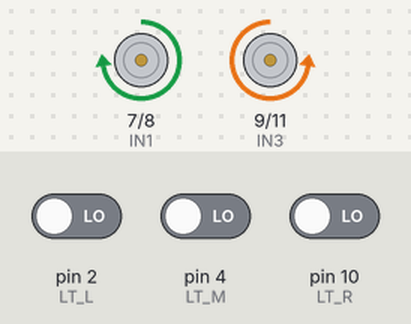
Simulated run of this sketch. Board: Arduino Uno, built with avr-gcc and run on an emulated ATmega328P. Parts: motor-driver pin pairs drawn as motors (green arrow = first pin HIGH = forward, orange = second pin HIGH = backward, longer = more drive, scaled by the enable pin). The test bench sets the inputs (shaded band); at power-on: pin 4 (LT_M) LOW, pin 10 (LT_R) LOW, pin 2 (LT_L) LOW.

Above: at 1.2 s.
1.3 s: pin 4 (LT_M) driven HIGH
At 2.2 s:
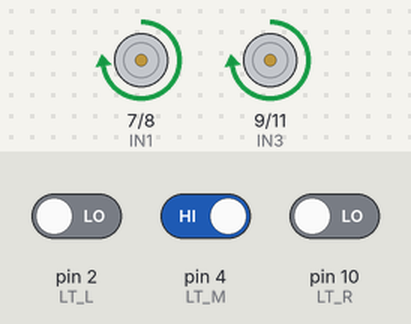
2.8 s: pin 10 (LT_R) driven HIGH
At 3.4 s:
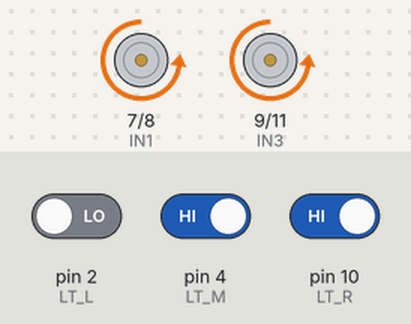
Timing chart, 0 to 5.8 s (numbered marks = the images above; inputs shaded):
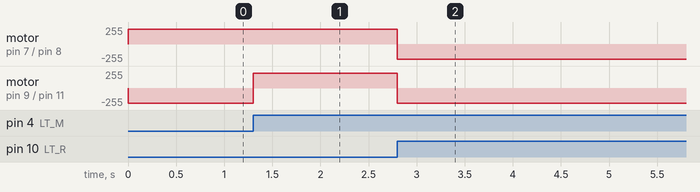

Measured:
- after the input at 1.3 s, motor on pin 9 (IN3) / pin 11 (IN4): backward 225/255 → forward 225/255 at once
- after the input at 2.8 s, motor on pin 7 (IN1) / pin 8 (IN2), motor on pin 9 (IN3) / pin 11 (IN4): forward 225/255 → backward 225/255 at once

The sketch:

lineTracking.ino
```cpp
/**
        Instructions pré-processeur
**/

/*Définition des PIN pour les moteurs */
#define ENA 5
#define ENB 6
#define IN1 7
#define IN2 8
#define IN3 9
#define IN4 11
#define carSpeed 225

/*Définitons pour le line tracking*/
#define LT_R 10
#define LT_M 4
#define LT_L 2
#define LT_Right !digitalRead(10)
#define LT_Middle !digitalRead(4)
#define LT_Left !digitalRead(2)
/**

      Fonctions Mouvement

**/

void forward(){
  //Puissance
  analogWrite(ENA, carSpeed);
  analogWrite(ENB, carSpeed);
  //Avancer les moteurs gauches
  digitalWrite(IN1, HIGH);
  digitalWrite(IN2, LOW);
  //Avancer les moteurs droits
  digitalWrite(IN3, LOW);
  digitalWrite(IN4, HIGH);
  }

void backward(){
  analogWrite(ENA, carSpeed);
  analogWrite(ENB, carSpeed);
  //Reculer les moteurs gauches
  digitalWrite(IN1, LOW);
  digitalWrite(IN2, HIGH);
  //Reculer les moteurs droits
  digitalWrite(IN3, HIGH);
  digitalWrite(IN4, LOW);
  }

void right(){
  analogWrite(ENA, carSpeed);
  analogWrite(ENB, carSpeed);
  //Avancer les moteurs gauches
  digitalWrite(IN1, HIGH);
  digitalWrite(IN2, LOW);
  //Reculer les moteurs droits
  digitalWrite(IN3, HIGH);
  digitalWrite(IN4, LOW);
  }

void left(){

  analogWrite(ENA, carSpeed);
  analogWrite(ENB, carSpeed);
  //Avancer les moteurs droits
  digitalWrite(IN3, LOW);
  digitalWrite(IN4, HIGH);
  //Reculer les moteurs gauches
  digitalWrite(IN1, LOW);
  digitalWrite(IN2, HIGH);
  }

void stop(){
  digitalWrite(ENA, LOW);
  digitalWrite(ENB, LOW);
  }

void setup() {
  /*Setup des pins pour le mouvement*/
  pinMode(IN1, OUTPUT);
  pinMode(IN2, OUTPUT);
  pinMode(IN3, OUTPUT);
  pinMode(IN4, OUTPUT);
  pinMode(ENA, OUTPUT);
  pinMode(ENB, OUTPUT);
  /*Setup des pins pour le line tracking*/
  pinMode(LT_R, INPUT);
  pinMode(LT_M, INPUT);
  pinMode(LT_L, INPUT);
}

void loop() {
  if(LT_Middle)
  {
    forward();
    }
  else if(LT_Right)
  {
    right();
    while(LT_Right);
    }
  else if(LT_Left)
  {
    left();
    while(LT_Left);
    }
}
```
